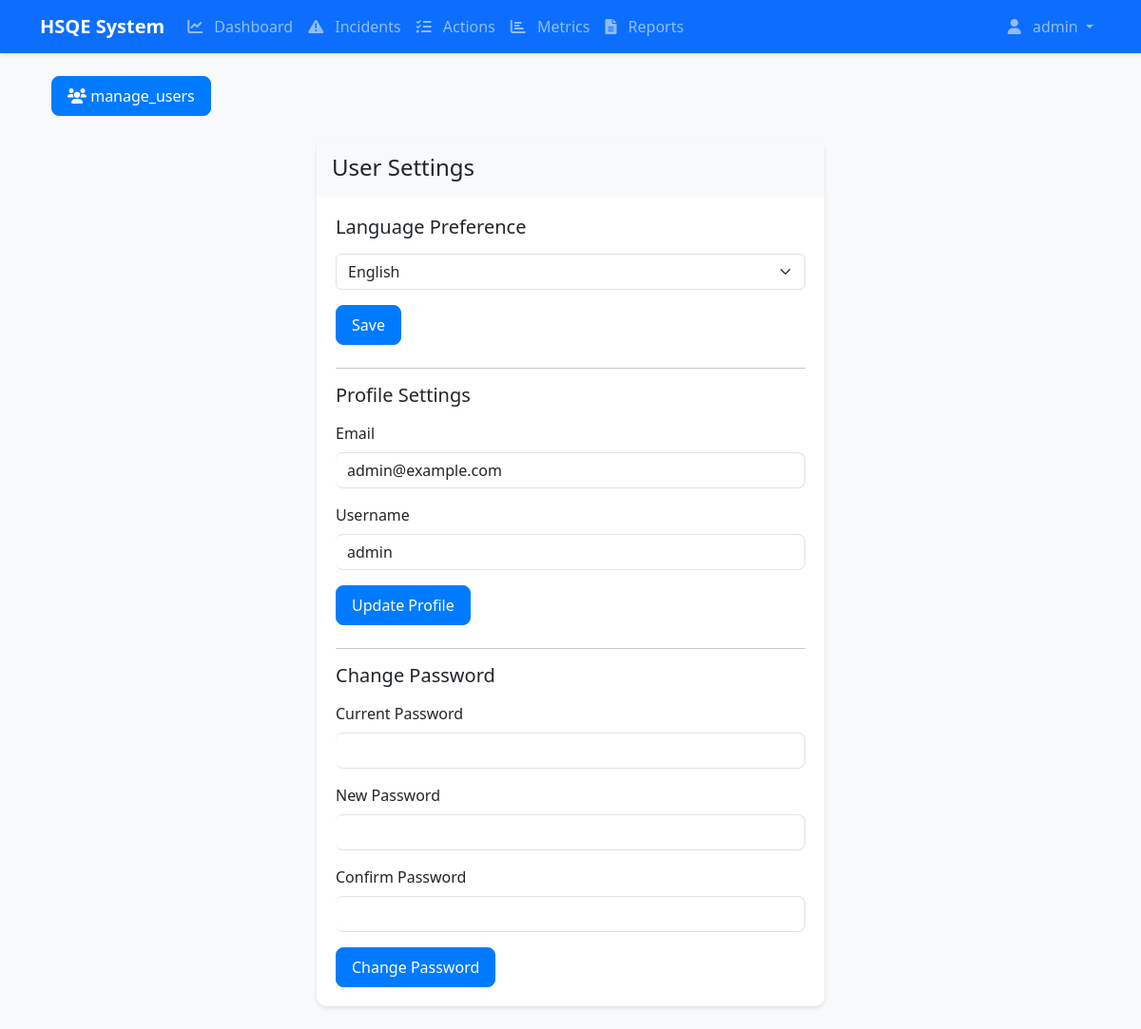
/settings (signed in), run on the app's committed database.
### app/models.py (models this page shows, shortened)
class User(UserMixin, db.Model):
    id = db.Column(db.Integer, primary_key=True)
    username = db.Column(db.String(64), unique=True, nullable=False)
    email = db.Column(db.String(120), unique=True, nullable=False)
    password_hash = db.Column(db.String(128))
    role = db.Column(db.String(20), default='incident_only')  # Changed default role
    language = db.Column(db.String(2), default='en')
    can_add_incidents = db.Column(db.Boolean, default=True)
    can_view_incidents = db.Column(db.Boolean, default=False)
    can_add_metrics = db.Column(db.Boolean, default=False)
    can_view_metrics = db.Column(db.Boolean, default=False)
    can_export = db.Column(db.Boolean, default=False)
    is_admin = db.Column(db.Boolean, default=False)

### app/main.py (the view)
@main.route('/settings')
@login_required
def settings():
    if current_user.is_admin:
        return render_template('main/settings.html', show_user_management=True)
    return render_template('main/settings.html', show_user_management=False)

### app/main.py (called while the page is built)
@main.before_request
def before_request():
    g.get_text = lambda key: get_text(key, current_user.language if current_user.is_authenticated else 'en')

### app/translations.py (called while the page is built)
def get_text(key, lang='en'):
    return translations.get(lang, translations['en']).get(key, translations['en'].get(key, key))

### app/templates/main/settings.html (shortened to what this page needs)
{% extends "base.html" %}
{% block content %}
<div class="container-fluid">
    <div class="row">
        {% if show_user_management %}
        <div class="col-12 mb-4">
            <a href="{{ url_for('main.users') }}" class="btn btn-primary">
                <i class="fas fa-users"></i> {{ get_text('manage_users', current_user.language) }}
            </a>
        </div>
        {% endif %}
        <div class="col-12 col-md-8 col-lg-6 mx-auto">
            <div class="card shadow">
                <div class="card-header">
                    <h4 class="mb-0">{{ get_text('user_settings', current_user.language) }}</h4>
                </div>
                <div class="card-body">
                    <form method="POST" action="{{ url_for('main.update_language') }}" class="mb-4">
                        <h5 class="mb-3">{{ get_text('language_preference', current_user.language) }}</h5>
                        <div class="mb-3">
                            <select class="form-select" name="language" id="language">
                                <option value="en" {% if current_user.language == 'en' %}selected{% endif %}>
                                    {{ get_text('english', current_user.language) }}
                                </option>
                            </select>
                        </div>
                        <button type="submit" class="btn btn-primary">
                            {{ get_text('save', current_user.language) }}
                        </button>
                    </form>
                    <hr>
                    <form method="POST" action="{{ url_for('main.update_profile') }}" class="mb-4">
                        <h5 class="mb-3">{{ get_text('profile_settings', current_user.language) }}</h5>
                        <div class="mb-3">
                            <label for="email" class="form-label">{{ get_text('email', current_user.language) }}</label>
                            <input type="email" class="form-control" id="email" name="email"
                                   value="{{ current_user.email }}" required>
                        </div>
                        <div class="mb-3">
                            <label for="username" class="form-label">{{ get_text('username', current_user.language) }}</label>
                            <input type="text" class="form-control" id="username" name="username"
                                   value="{{ current_user.username }}" required>
                        </div>
                        <button type="submit" class="btn btn-primary">
                            {{ get_text('update_profile', current_user.language) }}
                        </button>
                    </form>
                    <hr>
                    <form method="POST" action="{{ url_for('main.change_password') }}">
                        <h5 class="mb-3">{{ get_text('change_password', current_user.language) }}</h5>
                        <div class="mb-3">
                            <label for="current_password" class="form-label">
                                {{ get_text('current_password', current_user.language) }}
                            </label>
                            <input type="password" class="form-control" id="current_password"
                                   name="current_password" required>
                        </div>
                        <div class="mb-3">
                            <label for="new_password" class="form-label">
                                {{ get_text('new_password', current_user.language) }}
                            </label>
                            <input type="password" class="form-control" id="new_password"
                                   name="new_password" required>
                        </div>
                        <div class="mb-3">
                            <label for="confirm_password" class="form-label">
                                {{ get_text('confirm_password', current_user.language) }}
                            </label>
                            <input type="password" class="form-control" id="confirm_password"
                                   name="confirm_password" required>
                        </div>
                        <button type="submit" class="btn btn-primary">
                            {{ get_text('change_password', current_user.language) }}
                        </button>
                    </form>
                </div>
            </div>
        </div>
    </div>
</div>
{% endblock %}

### app/templates/base.html (shortened to what this page needs)
<!DOCTYPE html>
<html lang="{{ current_user.language if current_user.is_authenticated else 'en' }}">
<head>
    <link href="https://cdn.jsdelivr.net/npm/bootstrap@5.3.0/dist/css/bootstrap.min.css" rel="stylesheet">
    <link href="https://cdnjs.cloudflare.com/ajax/libs/font-awesome/6.0.0/css/all.min.css" rel="stylesheet">
    <link href="{{ url_for('static', filename='css/style.css') }}" rel="stylesheet">
</head>
<body>
    {% if current_user.is_authenticated %}
    <nav class="navbar navbar-expand-lg navbar-dark bg-primary">
        <div class="container">
            <a class="navbar-brand" href="{{ url_for('main.dashboard') }}">
                {{ get_text('hsqe_system', current_user.language) }}
            </a>
            <div class="collapse navbar-collapse" id="navbarNav">
                <ul class="navbar-nav me-auto">
                    <li class="nav-item">
                        <a class="nav-link" href="{{ url_for('main.dashboard') }}">
                            <i class="fas fa-chart-line"></i> {{ get_text('dashboard', current_user.language) }}
                        </a>
                    </li>
                    <li class="nav-item">
                        <a class="nav-link" href="{{ url_for('main.incidents') }}">
                            <i class="fas fa-exclamation-triangle"></i> {{ get_text('incidents', current_user.language) }}
                        </a>
                    </li>
                    <li class="nav-item">
                        <a class="nav-link" href="{{ url_for('main.actions') }}">
                            <i class="fas fa-tasks"></i> {{ get_text('actions', current_user.language) }}
                        </a>
                    </li>
                    <li class="nav-item">
                        <a class="nav-link" href="{{ url_for('main.metrics') }}">
                            <i class="fas fa-chart-bar"></i> {{ get_text('metrics', current_user.language) }}
                        </a>
                    </li>
                    <li class="nav-item">
                        <a class="nav-link" href="{{ url_for('main.reports') }}">
                            <i class="fas fa-file-alt"></i> {{ get_text('reports', current_user.language) }}
                        </a>
                    </li>
                </ul>
                <ul class="navbar-nav">
                    <li class="nav-item dropdown">
                        <a class="nav-link dropdown-toggle" href="#" id="userDropdown" role="button"
                           data-bs-toggle="dropdown">
                            <i class="fas fa-user"></i> {{ current_user.username }}
                        </a>
                    </li>
                </ul>
            </div>
        </div>
    </nav>
    {% endif %}
    <div class="container mt-4">
        {% block content %}{% endblock %}
    </div>
</body>
</html>

### app/static/css/style.css (style rules this page uses)
body { background-color: #f8f9fa; font-family: 'Segoe UI', Tahoma, Geneva, Verdana, sans-serif; }
.card { border: none; border-radius: 10px; box-shadow: 0 2px 4px rgba(0, 0, 0, 0.1); margin-bottom: 1.5rem; }
.card-header { background-color: #f8f9fa; border-bottom: none; padding: 1rem; border-radius: 10px 10px 0 0 !important; }
.card-body { padding: 1.25rem; }
.navbar { box-shadow: 0 2px 4px rgba(0, 0, 0, 0.1); }
.navbar-brand { font-weight: 600; }
.nav-link { padding: 0.5rem 1rem; font-weight: 500; }
.nav-link i { margin-right: 0.5rem; }
.form-control { border-radius: 8px; }
.form-control { border-left: none; }
.btn { border-radius: 8px; padding: 0.5rem 1rem; font-weight: 500; }
.btn-primary { background-color: #007bff; border-color: #007bff; }
.card-body { min-height: 300px; }
.shadow { box-shadow: 0 2px 4px rgba(0, 0, 0, 0.1) !important; }

### data on the page
User: language "HSQE System", language "Dashboard", language "Incidents", language "Actions", language "Metrics", language "Reports", username "admin", language "manage_users", language "User Settings", language "Language Preference", language "English", language "Save", language "Profile Settings", language "Email", email "admin@example.com", language "Username", language "Update Profile", language "Change Password", language "Current Password", language "New Password", language "Confirm Password"
